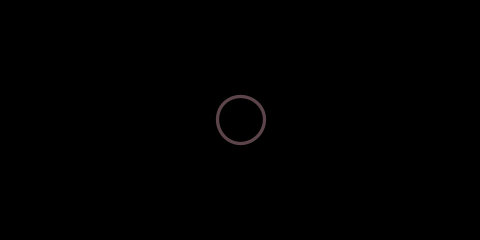
Frame 1 (no input)
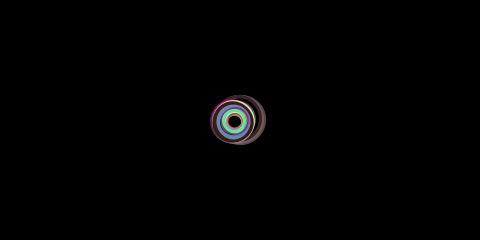
Frame 60 (the mouse pressed at the canvas centre just before this capture)
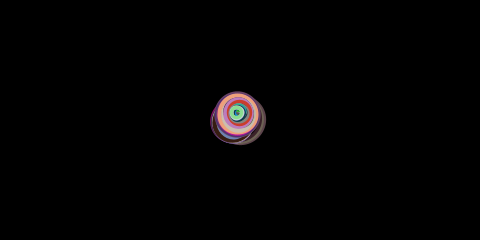
Frame 120 (the mouse held since frame 60 and released just before this capture)

The Processing sketch that drew these frames (run headless with seeded random() and noise(); from frame 60 on, the mouse is pressed at the canvas centre):

// Processing sketch: processing_102245
// ── processing_102245.pde

/**
A simple app that randomly generates coloured circles.

Click and drag to change the carnival music. 
When you let go the circles will try to get where you've been before everything fades away.
*/

// STILL TO DO
// If mousePressed() while sting is playing fade it out quickly
// JAVASCRIPT??

//Maxim maxim;
//AudioPlayer player1;
//AudioPlayer player2;
//AudioPlayer player3;

float pVar = 1;         //position variation (range of random movement)
float d;                //diameter
float dVar = 0.25;      //diameter variance - random() multiplier
float x;                //x coordinate for drawing circles
float y;                //y coordinate for drawing circles
float easing = 0.005;   //when mouseClicked ease towards cursor
float xClick;           //holds mouseX value when mouseReleased()
float yClick;           //holds mouseY value when mouseReleased()
float easeTime = 0;     //time that easing effects draw position (default val)
float p1v;              //player1 volume set by mouseX
float p2v;              //player2 volume set by mouseX
boolean fade = false;   //trigger to fade everything when mouseReleased()
float fadeTime = 0.0025;//audioPlayer.volume fade time
float alphaFade;        //allows fading previously drawn circles
                        //default starting value is in mousePressed()
float reduceB;          //factor by which brightness is scaled
float brightness;       //allows scaling brightness to 0 to fade out new circles


void setup()
{
  size(480, 240);  //ADJUST LARGER FOR FINAL VERSION (OR WIDTH/HEIGHT FOR MOBILE)
  background(0);
  smooth();
  colorMode(HSB, 360, 360, 360);

  //start in the centre
  x = width/2;    
  y = height/2;
  
  //set diameter of the circles based on the screen size
  if(height > width)
  {
    d = width/5;
  } else
  { 
    d = height/5;
  }
  
  //maxim = new Maxim(this);
  //player1 = maxim.loadFile("Trumpet.wav");
  //player2 = maxim.loadFile("Band.wav");
  //player3 = maxim.loadFile("ringSting.wav");
  //player3.setLooping(false);
  //player3.volume(0.5);
}

void draw()
{
  // draw random coloured circles
  // circle brightness is reduced (using constrain) when fade == true by using reduceB val
  noFill();
  strokeWeight(random(0.15, 5)); // my preference for stroke range (arbitrary)
  brightness = constrain(random(50, 360), 50 - reduceB, 360 - reduceB);
  stroke(random(0, 360), random(10, 360), brightness);
  
  // vary the centre point of new circles
  x += random(-pVar, pVar);
  y += random(-pVar, pVar);
  // keep the centre point within the drawing area
  x = constrain(x, 0, width);
  y = constrain(y, 0, height);
  // vary the diameter of new circles
  d += d * random(-dVar, dVar);
  d = constrain(d, 10, height/2.0);
  
  // moves the centre point for new circles closer & closer to 
  // the mouse position stored when mouseReleased()
  if (easeTime != 0 && fade)
  {
    x += (xClick - x) * easing;
    y += (yClick - y) * easing;
    easeTime -= 1;
  } 
  
  ellipse(x, y, d, d);
  
//  println(fade); //TEST - REMOVE FOR FINAL
//  println(alphaFade); //TEST - REMOVE FOR FINAL
  
  //When fade == true
  //1. fade in a black rectangle the size of the draw area to fade out the previous drawing
  //2. continuously reduce the brightness of any new circles until they are black (invisible)
  //3. fade out audio playe1 & player2 
  if (fade)
  {
    alphaFade += 0.05;
    noStroke();
    fill(0, alphaFade);
    rect(0.0, 0.0, width, height);
    
    reduceB += 1.0;
    
    //p1v = constrain(p1v - fadeTime, 0, 1); //fade to 0.0
    //p2v = constrain(p2v - fadeTime, 0, 1); //fade to 0.0
    
  } else
  {
    reduceB = 0.0; //no reduction to brightness
  }
  
  //player1.volume(p1v);
  //player2.volume(p2v);  
}

void mousePressed()
{
  if (fade)
  { 
    fade = false;
    // assign a new start point for new circles based on mouse position
    x = mouseX;
    y = mouseY;
    
    //reset diameter of the circles to the start point
    if(height > width)
    {
      d = width/5;
    } else
    { 
      d = height/5;
    }    
  }
  
  alphaFade = 0.0; //reset so that next fade on mouseReleased() starts from 0.0
  
  //audioSpeed(); // user defined function (see below)
  
  // resets player1 looping, start point and volume then plays
  //player1.setLooping(true);
 // player1.cue(0);
  //p1v = map(mouseX, 0, width, 1.0, 0.0); //volume set by mouseX
 // player1.play();
  // resets player2
  //player2.setLooping(true);
  //player2.cue(0);
 // p2v = map(mouseX, 0, width, 0.0, 1.0); //volume set by mouseX - opposite of player1
 // player2.play();
}
 
void mouseDragged()
{
 // p1v = map(mouseX, 0, width, 1.0, 0.0); //volume varied by mouseX
  //p2v = map(mouseX, 0, width, 0.0, 1.0); //volume varied by mouseX - opposite of player1
  
  //audioSpeed();
}

void mouseReleased()
{
  //play audio to show circle movement toward cursor
  //player3.cue(0);
  //player3.play();
  
  // capture mouseX & mouseY values
  xClick = mouseX;
  yClick = mouseY;
  
  easeTime = 300; //5sec @ 60fps
  
  ////player1.setLooping(false);
  //player2.setLooping(false);
  fade = true;
}

// user defined function for audio playback speed 
// splits the draw area into 3 horizontally
// middle third plays both audio files at default speed
// top third speeds up audio -from default speed at middle third to double speed at top
// bottom third slows down audio - from default speed at middle third to stopped at bottom
void audioSpeed()
{
  if (mouseY < height/3)
  {
   // player1.speed(map(mouseY, 0, height/3, 2.0, 1.0));
   // player2.speed(map(mouseY, 0, height/3, 2.0, 1.0));
  } else if (mouseY > height-(height/3))
  {
   // player1.speed(map(mouseY, height-(height/3), height, 1.0, 0.0));
   // player2.speed(map(mouseY, height-(height/3), height, 1.0, 0.0));
  } else
  {
  //  player1.speed(1.0);
   // player2.speed(1.0);
  }
}
